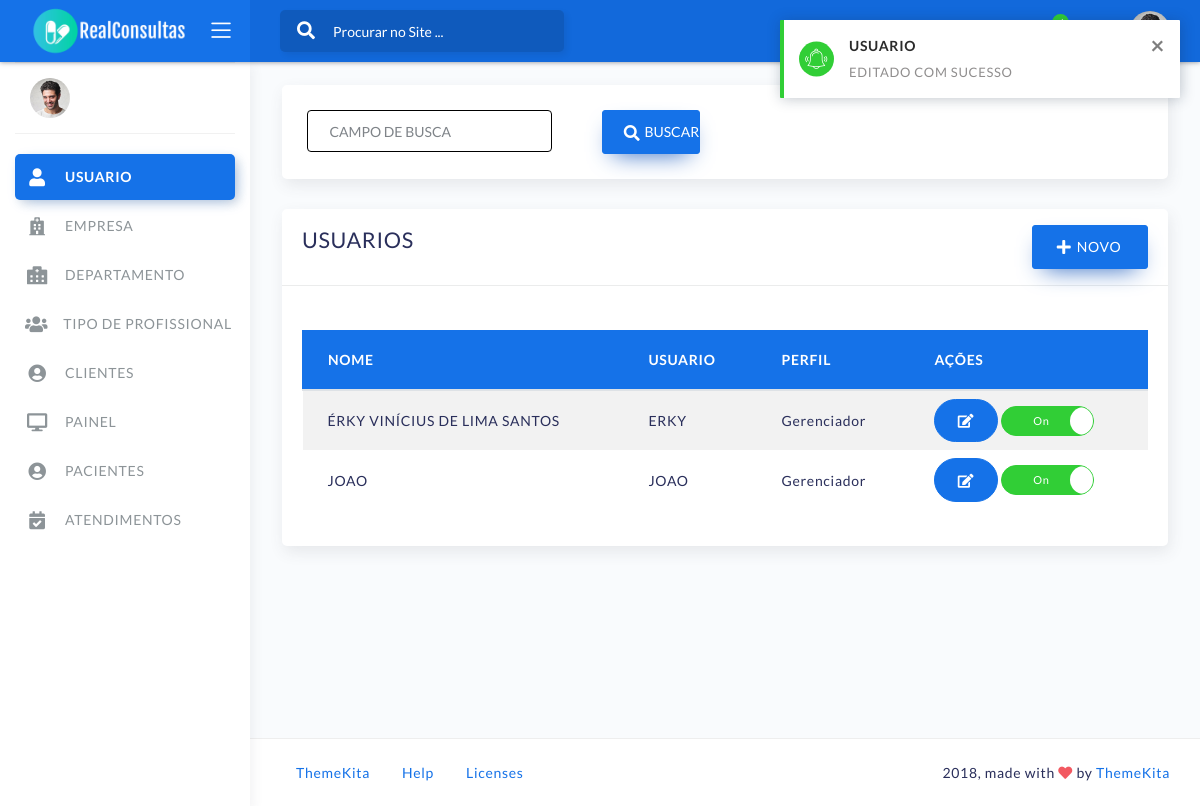
Screenshot of /core/usuario/list (signed in) with the database file from the repository.
### core/modulos/user_profile/user_profile.py (models this page shows, shortened)
class UserProfile(Timestampable):
    class Meta:
        verbose_name = 'USUARIO'
        verbose_name_plural = 'USUARIOS'
    user = models.OneToOneField(User, on_delete=models.PROTECT, related_name='userProfile')
    empresa = models.ForeignKey(Empresa, on_delete=models.PROTECT, related_name='usuarios', null=True)
    nome = UpperCaseCharField('Nome', max_length=255)
    usuario = UpperCaseCharField('Usuario', max_length=255, unique=True)
    email = models.EmailField('Email', max_length=255, unique=True)
    senha = UpperCaseCharField('Senha', max_length=255)
    perfil = models.ForeignKey(Group, on_delete=models.PROTECT, verbose_name='Perfil', related_name='usuarios')
    ativo = models.BooleanField(default=True)
    @property
    def getNamePerfil(self):
        return self.perfil.name
    @property
    def getListAtributes(self):
        atributos = ['nome', 'usuario', 'getNamePerfil']
        inter_lista = []
        for row in atributos:
            field_value = getattr(self, row, None)
            inter_lista.append(field_value)
        return inter_lista

### core/modulos/user_profile/views_user_profile.py (the view)
class UserProfileListView(MyListViewUserProfile):
    template_name = 'user_profile/templates/list_view_user_profile.html'
    def get_context_data(self, *, object_list=None, **kwargs):
        context = super().get_context_data(object_list=object_list, **kwargs)
        return context

### core/util/util_manager.py (called while the page is built)
    def get_context_data(self, *, object_list=None, **kwargs):
        context = super().get_context_data(object_list=object_list, **kwargs)
        q = self.request.GET.get("q", "").strip()
        context['q'] = q
        context['COLUMNS'] = self.COLUMNS
        return context

    def get_context_data(self, **kwargs):
        context = super().get_context_data(**kwargs)
        context['labels'] = LabesProperty
        context['NAME_MODEL'] = self.NAME_MODEL
        context['NAME_MODEL_PLURAL'] = self.NAME_MODEL_PLURAL
        context['PAGE_CREATE_VIEW'] = self.PAGE_CREATE_VIEW
        context['PAGE_UPDATE_VIEW'] = self.PAGE_UPDATE_VIEW
        context['SAVE_MODEL'] = None
        save_model = self.request.session.pop('save_model', None)
        if save_model:
            context['SAVE_MODEL'] = True
        edit_model = self.request.session.pop('update_model', None)
        if edit_model:
            context['SAVE_MODEL'] = False
        return context

### core/modulos/user_profile/templates/list_view_user_profile.html (shortened to what this page needs)
{% extends 'core/base/list_view_base.html' %}
{% load static %}
{% block bt_nova %}
    {{ labels.NOVO }}
{% endblock %}
{% block tbody %}
    <tbody>
    {% for usuario in userprofile_list %}
        <tr>
            {% for valor  in usuario.getListAtributes %}
                <td>{{ valor }}</td>
            {% endfor %}
            <td>
                <a type="button"
                   class="btn btn-rounded btn-primary"
                   href="{% url 'core:pages:usuario:update_view' usuario.id %}">
                    <i class="fa fa-edit"></i>
                </a>
            </td>
        </tr>
    {% endfor %}
    </tbody>
{% endblock %}

### core/static/core/commum/novo_estilo.css (style rules this page uses)
:root { --primary-color: #1572E8; --primary2-color: #1269DB; --primary2-color-sombra: #1a5abc; --border_color: #000000; }

### rows the page displays
UserProfile: getListAtributes "ÉRKY VINÍCIUS DE LIMA SANTOS" "ERKY"
UserProfile: getListAtributes "JOAO" "JOAO"

### other values shown
{{ labels.USUARIO }} "USUARIO"
{{ labels.EMPRESA }} "EMPRESA"
{{ labels.DEPARTAMENTO }} "DEPARTAMENTO"
{{ labels.TIPO_PROFISSIONAL }} "TIPO DE PROFISSIONAL"
{{ labels.CLIENTES }} "CLIENTES"
{{ labels.PAINEL }} "PAINEL"
{{ labels.PACIENTES }} "PACIENTES"
{{ labels.ATENDIMENTOS }} "ATENDIMENTOS"
{{ labels.BUSCAR }} "BUSCAR"
{{ NAME_MODEL_PLURAL }} "USUARIOS"
{{ labels.NOVO }} "NOVO"
{{ coluna }} "NOME" "USUARIO" "PERFIL"
{{ labels.ACOES }} "AÇÕES"
{{ valor }} "Gerenciador" "Gerenciador"
